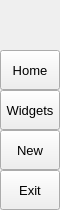
        <widget class="QFrame" name="leftMenuBg">
         <property name="minimumSize">
          <size>
           <width>55</width>
           <height>0</height>
          </size>
         </property>
         <property name="maximumSize">
          <size>
           <width>60</width>
           <height>16777215</height>
          </size>
         </property>
         <property name="frameShape">
          <enum>QFrame::NoFrame</enum>
         </property>
         <property name="frameShadow">
          <enum>QFrame::Raised</enum>
         </property>
         <layout class="QVBoxLayout" name="verticalLayout_3">
          <property name="spacing">
           <number>0</number>
          </property>
          <property name="leftMargin">
           <number>0</number>
          </property>
          <property name="topMargin">
           <number>0</number>
          </property>
          <property name="rightMargin">
           <number>0</number>
          </property>
          <property name="bottomMargin">
           <number>0</number>
          </property>
          <item>
           <widget class="QFrame" name="topLogoInfo">
            <property name="minimumSize">
             <size>
              <width>0</width>
              <height>50</height>
             </size>
            </property>
            <property name="maximumSize">
             <size>
              <width>16777215</width>
              <height>50</height>
             </size>
            </property>
            <property name="frameShape">
             <enum>QFrame::NoFrame</enum>
            </property>
            <property name="frameShadow">
             <enum>QFrame::Raised</enum>
            </property>
            <widget class="QFrame" name="topLogo">
             <property name="geometry">
              <rect>
               <x>10</x>
               <y>5</y>
               <width>42</width>
               <height>42</height>
              </rect>
             </property>
             <property name="minimumSize">
              <size>
               <width>42</width>
               <height>42</height>
              </size>
             </property>
             <property name="maximumSize">
              <size>
               <width>42</width>
               <height>42</height>
              </size>
             </property>
             <property name="frameShape">
              <enum>QFrame::NoFrame</enum>
             </property>
             <property name="frameShadow">
              <enum>QFrame::Raised</enum>
             </property>
            </widget>
            <widget class="QLabel" name="titleLeftApp">
             <property name="geometry">
              <rect>
               <x>70</x>
               <y>8</y>
               <width>160</width>
               <height>20</height>
              </rect>
             </property>
             <property name="font">
              <font>
               <family>Segoe UI Semibold</family>
               <pointsize>12</pointsize>
               <weight>7</weight>
               <italic>false</italic>
               <bold>false</bold>
              </font>
             </property>
             <property name="text">
              <string>PyDracula</string>
             </property>
             <property name="alignment">
              <set>Qt::AlignLeading|Qt::AlignLeft|Qt::AlignTop</set>
             </property>
            </widget>
            <widget class="QLabel" name="titleLeftDescription">
             <property name="geometry">
              <rect>
               <x>70</x>
               <y>27</y>
               <width>160</width>
               <height>16</height>
              </rect>
             </property>
             <property name="maximumSize">
              <size>
               <width>16777215</width>
               <height>16</height>
              </size>
             </property>
             <property name="font">
              <font>
               <family>Segoe UI</family>
               <pointsize>8</pointsize>
               <weight>50</weight>
               <italic>false</italic>
               <bold>false</bold>
              </font>
             </property>
             <property name="text">
              <string>Modern GUI / Flat Style</string>
             </property>
             <property name="alignment">
              <set>Qt::AlignLeading|Qt::AlignLeft|Qt::AlignTop</set>
             </property>
            </widget>
           </widget>
          </item>
          <item>
           <widget class="QFrame" name="leftMenuFrame">
            <property name="frameShape">
             <enum>QFrame::NoFrame</enum>
            </property>
            <property name="frameShadow">
             <enum>QFrame::Raised</enum>
            </property>
            <layout class="QVBoxLayout" name="verticalMenuLayout">
             <property name="spacing">
              <number>0</number>
             </property>
             <property name="leftMargin">
              <number>0</number>
             </property>
             <property name="topMargin">
              <number>0</number>
             </property>
             <property name="rightMargin">
              <number>0</number>
             </property>
             <property name="bottomMargin">
              <number>0</number>
             </property>
             <item alignment="Qt::AlignTop">
              <widget class="QFrame" name="topMenu">
               <property name="frameShape">
                <enum>QFrame::NoFrame</enum>
               </property>
               <property name="frameShadow">
                <enum>QFrame::Raised</enum>
               </property>
               <layout class="QVBoxLayout" name="verticalLayout_8">
                <property name="spacing">
                 <number>0</number>
                </property>
                <property name="leftMargin">
                 <number>0</number>
                </property>
                <property name="topMargin">
                 <number>0</number>
                </property>
                <property name="rightMargin">
                 <number>0</number>
                </property>
                <property name="bottomMargin">
                 <number>0</number>
                </property>
                <item>
                 <widget class="QPushButton" name="Facial_Button">
                  <property name="sizePolicy">
                   <sizepolicy hsizetype="Expanding" vsizetype="Fixed">
                    <horstretch>0</horstretch>
                    <verstretch>0</verstretch>
                   </sizepolicy>
                  </property>
                  <property name="minimumSize">
                   <size>
                    <width>0</width>
                    <height>40</height>
                   </size>
                  </property>
                  <property name="font">
                   <font>
                    <family>Segoe UI</family>
                    <pointsize>10</pointsize>
                    <weight>50</weight>
                    <italic>false</italic>
                    <bold>false</bold>
                   </font>
                  </property>
                  <property name="cursor">
                   <cursorShape>PointingHandCursor</cursorShape>
                  </property>
                  <property name="layoutDirection">
                   <enum>Qt::LeftToRight</enum>
                  </property>
                  <property name="styleSheet">
                   <string notr="true">background-image: url(:/icons/images/icons/cil-user.png)</string>
                  </property>
                  <property name="text">
                   <string>Home</string>
                  </property>
                 </widget>
                </item>
                <item>
                 <widget class="QPushButton" name="Location_Button">
                  <property name="sizePolicy">
                   <sizepolicy hsizetype="Expanding" vsizetype="Fixed">
                    <horstretch>0</horstretch>
                    <verstretch>0</verstretch>
                   </sizepolicy>
                  </property>
                  <property name="minimumSize">
                   <size>
                    <width>0</width>
                    <height>40</height>
                   </size>
                  </property>
                  <property name="font">
                   <font>
                    <family>Segoe UI</family>
                    <pointsize>10</pointsize>
                    <weight>50</weight>
                    <italic>false</italic>
                    <bold>false</bold>
                   </font>
                  </property>
                  <property name="cursor">
                   <cursorShape>PointingHandCursor</cursorShape>
                  </property>
                  <property name="layoutDirection">
                   <enum>Qt::LeftToRight</enum>
                  </property>
                  <property name="styleSheet">
                   <string notr="true">background-image: url(:/icons/images/icons/cil-location-pin.png)</string>
                  </property>
                  <property name="text">
                   <string>Widgets</string>
                  </property>
                 </widget>
                </item>
                <item>
                 <widget class="QPushButton" name="Connection_Button">
                  <property name="sizePolicy">
                   <sizepolicy hsizetype="Expanding" vsizetype="Fixed">
                    <horstretch>0</horstretch>
                    <verstretch>0</verstretch>
                   </sizepolicy>
                  </property>
                  <property name="minimumSize">
                   <size>
                    <width>0</width>
                    <height>40</height>
                   </size>
                  </property>
                  <property name="font">
                   <font>
                    <family>Segoe UI</family>
                    <pointsize>10</pointsize>
                    <weight>50</weight>
                    <italic>false</italic>
                    <bold>false</bold>
                   </font>
                  </property>
                  <property name="cursor">
                   <cursorShape>PointingHandCursor</cursorShape>
                  </property>
                  <property name="layoutDirection">
                   <enum>Qt::LeftToRight</enum>
                  </property>
                  <property name="styleSheet">
                   <string notr="true">background-image: url(:/icons/images/icons/cil-wifi-signal-2.png)</string>
                  </property>
                  <property name="text">
                   <string>New</string>
                  </property>
                 </widget>
                </item>
                <item>
                 <widget class="QPushButton" name="Exit_Button">
                  <property name="sizePolicy">
                   <sizepolicy hsizetype="Expanding" vsizetype="Fixed">
                    <horstretch>0</horstretch>
                    <verstretch>0</verstretch>
                   </sizepolicy>
                  </property>
                  <property name="minimumSize">
                   <size>
                    <width>0</width>
                    <height>40</height>
                   </size>
                  </property>
                  <property name="font">
                   <font>
                    <family>Segoe UI</family>
                    <pointsize>10</pointsize>
                    <weight>50</weight>
                    <italic>false</italic>
                    <bold>false</bold>
                   </font>
                  </property>
                  <property name="cursor">
                   <cursorShape>PointingHandCursor</cursorShape>
                  </property>
                  <property name="layoutDirection">
                   <enum>Qt::LeftToRight</enum>
                  </property>
                  <property name="styleSheet">
                   <string notr="true">background-image: url(:/icons/images/icons/cil-x.png);</string>
                  </property>
                  <property name="text">
                   <string>Exit</string>
                  </property>
                 </widget>
                </item>
               </layout>
              </widget>
             </item>
            </layout>
           </widget>
          </item>
         </layout>
        </widget>
